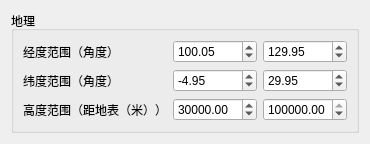
<?xml version="1.0" encoding="UTF-8"?>
<ui version="4.0">
 <class>GeographicsComponent</class>
 <widget class="QWidget" name="GeographicsComponent">
  <property name="geometry">
   <rect>
    <x>0</x>
    <y>0</y>
    <width>300</width>
    <height>100</height>
   </rect>
  </property>
  <property name="windowTitle">
   <string>地理</string>
  </property>
  <layout class="QVBoxLayout" name="verticalLayout">
   <item>
    <widget class="QGroupBox" name="groupBox">
     <property name="sizePolicy">
      <sizepolicy hsizetype="Preferred" vsizetype="Preferred">
       <horstretch>0</horstretch>
       <verstretch>0</verstretch>
      </sizepolicy>
     </property>
     <property name="title">
      <string>地理</string>
     </property>
     <layout class="QGridLayout" name="gridLayout">
      <item row="2" column="1">
       <widget class="QDoubleSpinBox" name="doubleSpinBox_heightMin_float_VIS4EarthReflectable">
        <property name="maximum">
         <double>10000000.000000000000000</double>
        </property>
        <property name="value">
         <double>30000.000000000000000</double>
        </property>
       </widget>
      </item>
      <item row="1" column="0">
       <widget class="QLabel" name="label_2">
        <property name="sizePolicy">
         <sizepolicy hsizetype="Preferred" vsizetype="Preferred">
          <horstretch>0</horstretch>
          <verstretch>0</verstretch>
         </sizepolicy>
        </property>
        <property name="text">
         <string>纬度范围（角度）</string>
        </property>
       </widget>
      </item>
      <item row="1" column="1">
       <widget class="QDoubleSpinBox" name="doubleSpinBox_latitudeMin_float_VIS4EarthReflectable">
        <property name="minimum">
         <double>-90.000000000000000</double>
        </property>
        <property name="maximum">
         <double>90.000000000000000</double>
        </property>
        <property name="value">
         <double>-4.950000000000000</double>
        </property>
       </widget>
      </item>
      <item row="0" column="0">
       <widget class="QLabel" name="label">
        <property name="sizePolicy">
         <sizepolicy hsizetype="Preferred" vsizetype="Preferred">
          <horstretch>0</horstretch>
          <verstretch>0</verstretch>
         </sizepolicy>
        </property>
        <property name="text">
         <string>经度范围（角度）</string>
        </property>
       </widget>
      </item>
      <item row="2" column="0">
       <widget class="QLabel" name="label_3">
        <property name="sizePolicy">
         <sizepolicy hsizetype="Preferred" vsizetype="Preferred">
          <horstretch>0</horstretch>
          <verstretch>0</verstretch>
         </sizepolicy>
        </property>
        <property name="text">
         <string>高度范围（距地表（米））</string>
        </property>
       </widget>
      </item>
      <item row="0" column="1">
       <widget class="QDoubleSpinBox" name="doubleSpinBox_longtitudeMin_float_VIS4EarthReflectable">
        <property name="minimum">
         <double>-180.000000000000000</double>
        </property>
        <property name="maximum">
         <double>180.000000000000000</double>
        </property>
        <property name="value">
         <double>100.049999999999997</double>
        </property>
       </widget>
      </item>
      <item row="2" column="2">
       <widget class="QDoubleSpinBox" name="doubleSpinBox_heightMax_float_VIS4EarthReflectable">
        <property name="maximum">
         <double>10000000.000000000000000</double>
        </property>
        <property name="value">
         <double>600000.000000000000000</double>
        </property>
       </widget>
      </item>
      <item row="1" column="2">
       <widget class="QDoubleSpinBox" name="doubleSpinBox_latitudeMax_float_VIS4EarthReflectable">
        <property name="minimum">
         <double>-90.000000000000000</double>
        </property>
        <property name="maximum">
         <double>90.000000000000000</double>
        </property>
        <property name="value">
         <double>29.949999999999999</double>
        </property>
       </widget>
      </item>
      <item row="0" column="2">
       <widget class="QDoubleSpinBox" name="doubleSpinBox_longtitudeMax_float_VIS4EarthReflectable">
        <property name="minimum">
         <double>-180.000000000000000</double>
        </property>
        <property name="maximum">
         <double>180.000000000000000</double>
        </property>
        <property name="value">
         <double>129.949999999999989</double>
        </property>
       </widget>
      </item>
     </layout>
    </widget>
   </item>
  </layout>
 </widget>
 <resources/>
 <connections/>
</ui>
